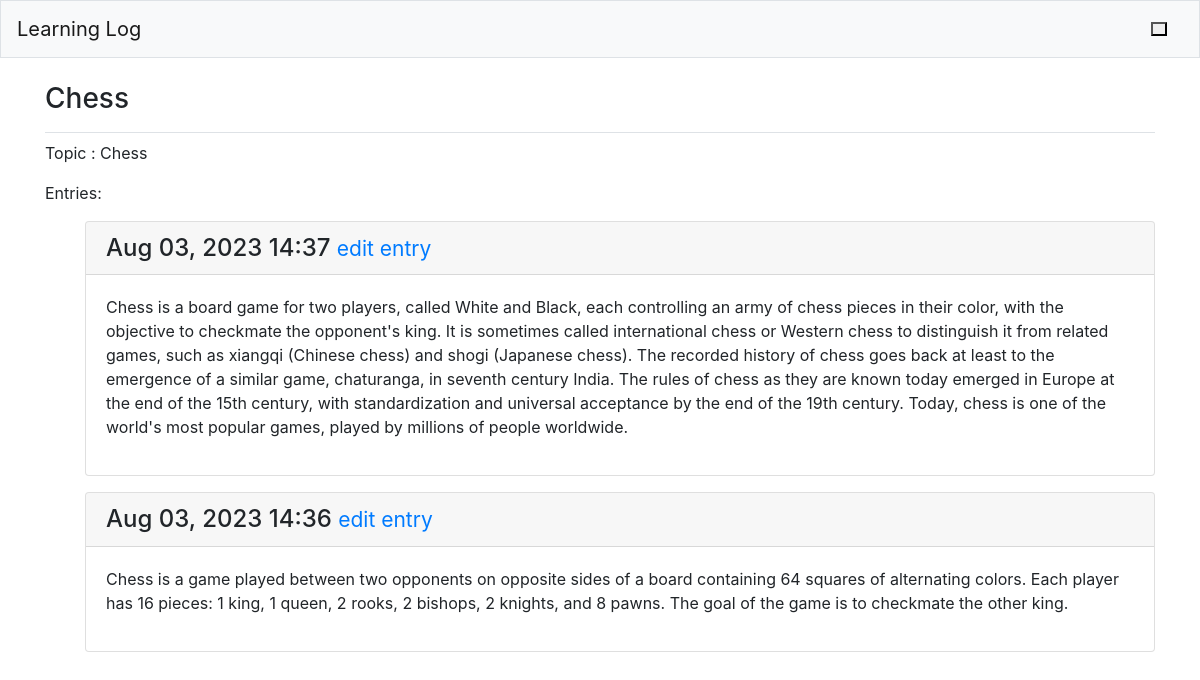
/topics/1 (signed in), run on the app's committed database.
### learning_log/models.py (models this page shows, shortened)
class Topic (models.Model):
    text = models.CharField(max_length=200)
    date_added = models.DateTimeField(auto_now_add=True)
    owner = models.ForeignKey(User, on_delete= models.CASCADE)
    def __str__(self):
        return self.text

class Entry(models.Model):
    topic = models.ForeignKey(Topic, on_delete=models.CASCADE)
    text = models.TextField()
    date_added = models.DateTimeField(auto_now_add=True)
    class Meta:
        verbose_name_plural = 'entries'

### learning_log/views.py (the view)
# urls.py: path('topics/<int:topic_id>',views.topic, name = 'topic'),
@login_required
def topic(request, topic_id):
    topic = Topic.objects.get(id = topic_id)
    if topic.owner != request.user:
        raise Http404
    entries = topic.entry_set.order_by('-date_added')
    context={'topic': topic, 'entries' : entries}
    return render(request, 'learning_log/topic.html', context)

### learning_log/templates/learning_log/topic.html
{%extends "learning_log/base.html"%}
{%block page_header%}
    <h3>{{topic}}</h3>
{%endblock page_header%}
{%block content%}
<p>Topic : {{topic}}</p>
<p>Entries:</p>
<ul>
{% for entry in entries%}
    <div class="card mb-3">
        <h4 class = "card-header">
            {{entry.date_added|date:'M d, Y H:i'}}
            <small><a href="{%url 'learning_log:edit_entry' entry.id%}">edit entry</a></small>
        </h4>
        <div class = "card-body">
            {{entry.text|linebreaks}}
        </div>
    </div>
{% empty%}
    <p>There are no entries for this topic yet.</p>
{% endfor%}
{% endblock content%}

### data on the page
Topic: text "Chess"
Entry: date_added "Aug 03, 2023 14:37", text "Chess is a board game for two players, called White and Black, each controlling an army of chess pieces in their color, with the objective to checkmate the opponent's king. It is sometimes called international chess or Western chess to distinguish it from related games, such as xiangqi (Chinese chess) and shogi (Japanese chess). The recorded history of chess goes back at least to the emergence of a similar game, chaturanga, in seventh century India. The rules of chess as they are known today emerged in Europe at the end of the 15th century, with standardization and universal acceptance by the end of the 19th century. Today, chess is one of the world's most popular games, played by millions…"
Entry: date_added "Aug 03, 2023 14:36", text "Chess is a game played between two opponents on opposite sides of a board containing 64 squares of alternating colors. Each player has 16 pieces: 1 king, 1 queen, 2 rooks, 2 bishops, 2 knights, and 8 pawns. The goal of the game is to checkmate the other king."
